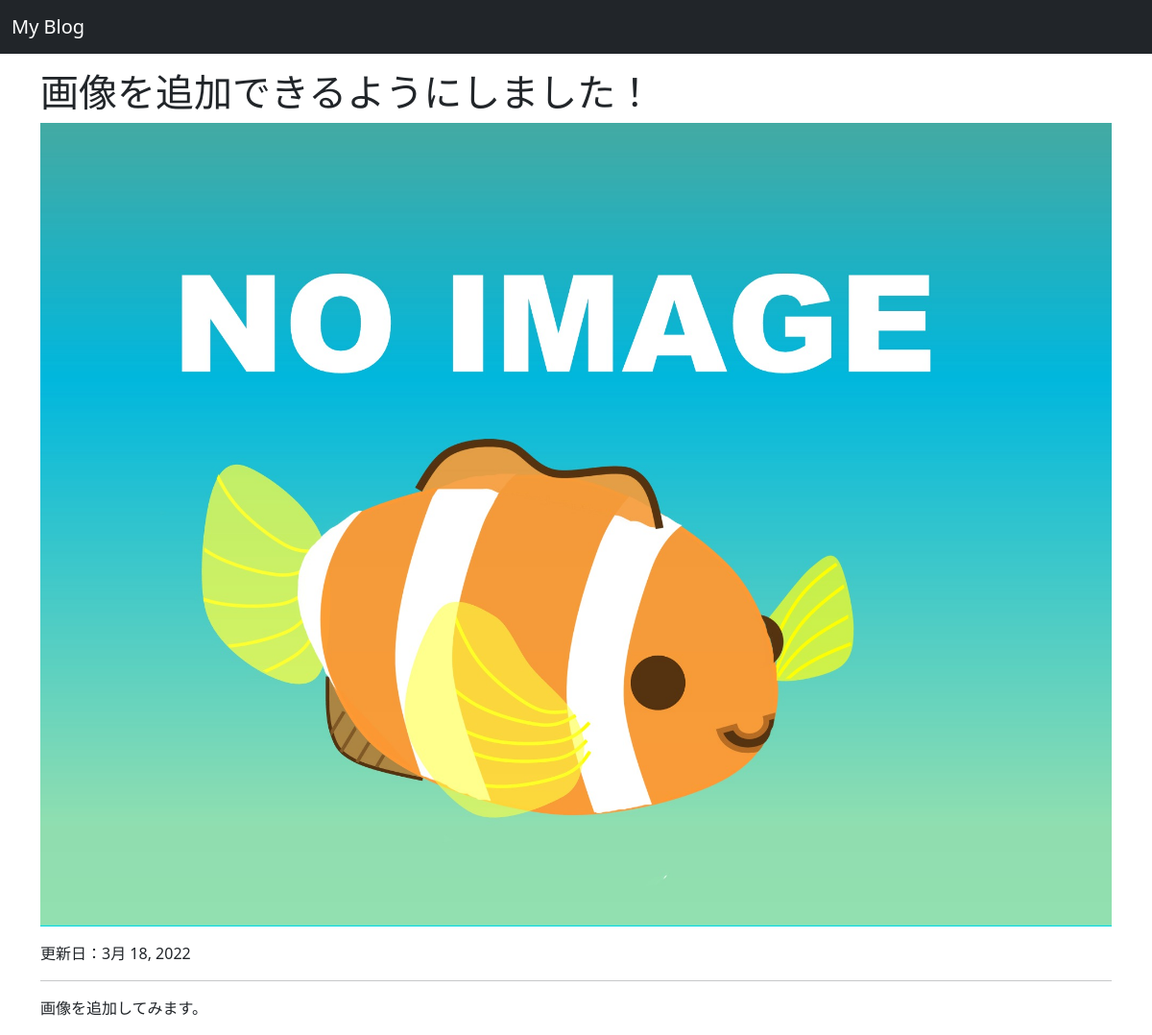
The app's page /post/4/ with its own data.
### blog/models.py (models this page shows, shortened)
class Post(models.Model):
  title = models.CharField(max_length=100)   #ブログのタイトル：文字列の入力
  content = models.TextField()   #ブログ記事の内容：テキストの入力
  created_at = models.DateTimeField(auto_now_add=True)
  updated_at = models.DateTimeField(auto_now=True)
  is_published = models.BooleanField(default=False) #False=非公開
  image = models.ImageField(upload_to="uploads/", null=True, blank=True)

### blog/views.py (the view)
# urls.py: path("post/<int:pk>/", PostDetail.as_view(), name="post_detail")
class PostDetail(DetailView):
  model = Post
  context_object_name = "post"
  def get_object(self):
    post = super().get_object()
    if post.is_published or self.request.user.is_authenticated:
      return post
    else:
      raise PermissionError

### blog/templates/blog/post_detail.html (shortened to what this page needs)
{% extends 'blog/base.html' %}
{% block content %}
<div class="mt-3">
  <h1>{{ post.title }}</h1>
  {% if post.image %}
  <img src="{{ post.image.url}}" class="mb-3" width="100%" alt="{{post.title}}"
{% endif %}
  <p>更新日：{{ post.updated_at | date }}</p>
  <hr>
  <p>{{post.content}}</p>
</div>
{% endblock content %}

### records on screen
Post: title "画像を追加できるようにしました！", image (placeholder picture), updated_at "3月 18, 2022", content "画像を追加してみます。"
